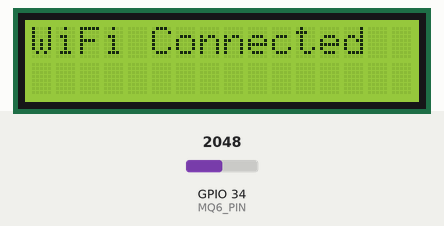
Bench run of a sketch on a simulated ESP32. On the bench: 16×2 character LCD. The test bench sets the inputs (shaded band); at power-on: GPIO 34 (MQ6_PIN) = 2048. WiFi joins after 1.5 s; servers stay silent unless stated; uploads are accepted with an empty reply; what the sketch prints to the serial monitor is not drawn.

Above: at 1.6 s.
At 4.7 s:
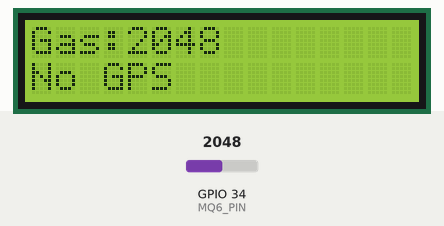
4.8 s: GPIO 34 (MQ6_PIN) set to 1360
At 7.9 s:
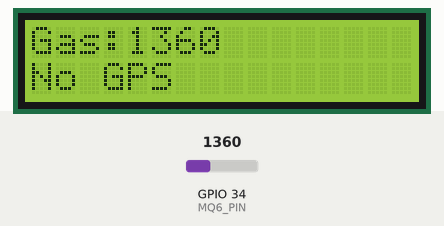
8.8 s: GPIO 34 (MQ6_PIN) set to 1440
At 11.0 s:
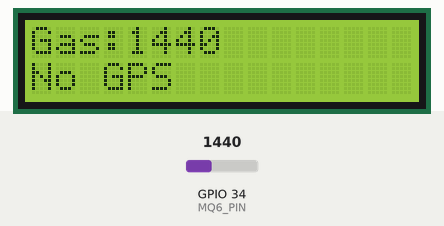
16.8 s: GPIO 34 (MQ6_PIN) set to 1228
At 20.5 s:
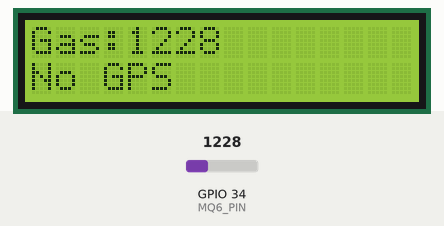
Timing chart, 0 to 22.0 s (numbered marks = the images above; inputs shaded):
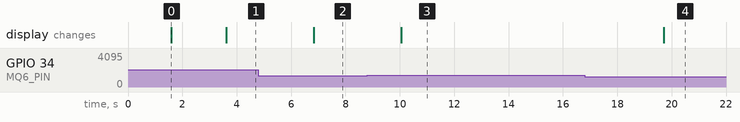

Measured:
- after the input at 4.8 s, the display: changes after 2.0 s (image 2)
- after the input at 8.8 s, the display: changes after 1.3 s (image 3)
- after the input at 16.8 s, the display: changes after 2.9 s (image 4)
- what the display in image 0 shows lasts 2.0 s, from 1.6 s to 3.6 s

The sketch:

ESP32_GasSensor___GPS.ino
```cpp
#include <WiFi.h>
#include <HTTPClient.h>
#include <Wire.h>
#include <LiquidCrystal_I2C.h>

LiquidCrystal_I2C lcd(0x27,16,2);

#define MQ6_PIN 34
int threshold = 1400;

const char* ssid = "Galaxy M33 5G D2C2";
const char* password = "mxod2996";
const char* serverName = "http://10.106.254.107:5000/gasdata";

/* -------- GPS -------- */
HardwareSerial gpsSerial(1);
String line="";
float latitude=0.0;
float longitude=0.0;
bool gpsFix=false;

float convertToDecimal(String raw,String dir){
  float val=raw.toFloat();
  int deg=(int)(val/100);
  float minutes=val-(deg*100);
  float dec=deg+(minutes/60.0);
  if(dir=="S"||dir=="W") dec=-dec;
  return dec;
}
/* ---------------------- */

void setup(){

  Serial.begin(115200);

  Wire.begin(21,22);
  lcd.init();
  lcd.backlight();

  gpsSerial.begin(9600,SERIAL_8N1,16,17);

  lcd.setCursor(0,0);
  lcd.print("Connecting WiFi");

  WiFi.begin(ssid,password);

  int attempts = 0;

  while(WiFi.status()!=WL_CONNECTED && attempts<20){
    delay(500);
    Serial.print(".");
    attempts++;
  }

  if(WiFi.status()==WL_CONNECTED){
    Serial.println("WiFi Connected");
    lcd.clear();
    lcd.print("WiFi Connected");
  }
  else{
    Serial.println("WiFi Failed");
    lcd.clear();
    lcd.print("WiFi Failed");
  }

  delay(2000);
  lcd.clear();
}

void loop(){

/* -------- GPS READ (NON BLOCKING) -------- */

while(gpsSerial.available()){

  char c = gpsSerial.read();

  if(c=='\n'){
    Serial.println(line);
    if(line.startsWith("$GPRMC")){

      int idx1=line.indexOf(',');
      int idx2=line.indexOf(',',idx1+1);
      int idx3=line.indexOf(',',idx2+1);
      int idx4=line.indexOf(',',idx3+1);
      int idx5=line.indexOf(',',idx4+1);
      int idx6=line.indexOf(',',idx5+1);

      String stat=line.substring(idx2+1,idx3);

      if(stat=="A"){

        String lat=line.substring(idx3+1,idx4);
        String latDir=line.substring(idx4+1,idx5);
        String lon=line.substring(idx5+1,idx6);
        String lonDir=line.substring(idx6+1,line.indexOf(',',idx6+1));

        latitude=convertToDecimal(lat,latDir);
        longitude=convertToDecimal(lon,lonDir);

        gpsFix=true;

      }else{
        gpsFix=false;
      }
    }

    line="";
  }
  else{
    line+=c;
  }
}

/* -------- GAS SENSOR -------- */

int gasValue = analogRead(MQ6_PIN);

Serial.print("Gas value: ");
Serial.println(gasValue);

String gasStatus = (gasValue>threshold)?"LEAK":"SAFE";

/* -------- LCD DISPLAY -------- */

lcd.setCursor(0,0);
lcd.print("Gas:");
lcd.print(gasValue);
lcd.print("   ");

lcd.setCursor(0,1);

if(gpsFix){
  lcd.print("GPS OK ");
}
else{
  lcd.print("No GPS ");
}

/* -------- SEND TO SERVER -------- */

if(WiFi.status()==WL_CONNECTED){

  HTTPClient http;

  http.begin(serverName);
  http.addHeader("Content-Type","application/json");

  String jsonData="{";
  jsonData+="\"gas_value\":"+String(gasValue)+",";
  jsonData+="\"status\":\""+gasStatus+"\",";

  if(gpsFix){
    jsonData+="\"latitude\":"+String(latitude,6)+",";
    jsonData+="\"longitude\":"+String(longitude,6);
  }
  else{
    jsonData+="\"latitude\":0,";
    jsonData+="\"longitude\":0";
  }

  jsonData+="}";

  Serial.println("Sending data:");
  Serial.println(jsonData);

  int httpResponseCode=http.POST(jsonData);

  Serial.print("HTTP Response: ");
  Serial.println(httpResponseCode);

  http.end();
}

delay(3000);

}
```
